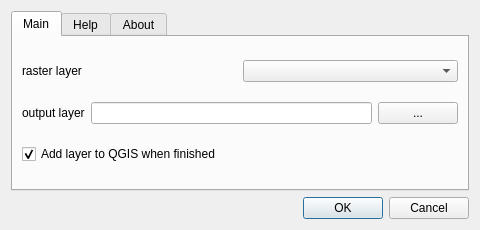
<?xml version="1.0" encoding="UTF-8"?>
<ui version="4.0">
 <class>SeismicSlopeDialogBase</class>
 <widget class="QDialog" name="SeismicSlopeDialogBase">
  <property name="geometry">
   <rect>
    <x>0</x>
    <y>0</y>
    <width>480</width>
    <height>230</height>
   </rect>
  </property>
  <property name="windowTitle">
   <string>Seismic slope tool</string>
  </property>
  <layout class="QGridLayout" name="gridLayout">
   <item row="0" column="0">
    <widget class="QTabWidget" name="tabWidget">
     <property name="currentIndex">
      <number>0</number>
     </property>
     <widget class="QWidget" name="tab">
      <attribute name="title">
       <string>Main</string>
      </attribute>
      <layout class="QVBoxLayout" name="verticalLayout">
       <item>
        <layout class="QHBoxLayout" name="horizontalLayout">
         <item>
          <widget class="QLabel" name="label">
           <property name="text">
            <string>raster layer</string>
           </property>
          </widget>
         </item>
         <item>
          <widget class="QComboBox" name="rasterCombo"/>
         </item>
        </layout>
       </item>
       <item>
        <layout class="QHBoxLayout" name="horizontalLayout_2">
         <item>
          <widget class="QLabel" name="label_2">
           <property name="text">
            <string>output layer</string>
           </property>
          </widget>
         </item>
         <item>
          <widget class="QLineEdit" name="shapeSave"/>
         </item>
         <item>
          <widget class="QPushButton" name="shapeButton">
           <property name="text">
            <string>...</string>
           </property>
          </widget>
         </item>
        </layout>
       </item>
       <item>
        <widget class="QCheckBox" name="autoload">
         <property name="text">
          <string>Add layer to QGIS when finished</string>
         </property>
         <property name="checked">
          <bool>true</bool>
         </property>
        </widget>
       </item>
      </layout>
     </widget>
     <widget class="QWidget" name="tab_2">
      <attribute name="title">
       <string>Help</string>
      </attribute>
      <layout class="QGridLayout" name="gridLayout_2">
       <item row="0" column="0">
        <widget class="QTextBrowser" name="textBrowser_2">
         <property name="html">
          <string>&lt;!DOCTYPE HTML PUBLIC &quot;-//W3C//DTD HTML 4.0//EN&quot; &quot;http://www.w3.org/TR/REC-html40/strict.dtd&quot;&gt;
&lt;html&gt;&lt;head&gt;&lt;meta name=&quot;qrichtext&quot; content=&quot;1&quot; /&gt;&lt;style type=&quot;text/css&quot;&gt;
p, li { white-space: pre-wrap; }
&lt;/style&gt;&lt;/head&gt;&lt;body style=&quot; font-family:'Ubuntu'; font-size:11pt; font-weight:400; font-style:normal;&quot;&gt;
&lt;p style=&quot; margin-top:0px; margin-bottom:0px; margin-left:0px; margin-right:0px; -qt-block-indent:0; text-indent:0px;&quot;&gt;The scope of this plugin is to contribute to the creation of a vector layer for processing topographical, geological, geophysical and geo-technical data aimed at&lt;span style=&quot; text-decoration: underline;&quot;&gt; level 1 seismic microzonation&lt;/span&gt; map, through the use of QGIS.&lt;/p&gt;
&lt;p style=&quot;-qt-paragraph-type:empty; margin-top:0px; margin-bottom:0px; margin-left:0px; margin-right:0px; -qt-block-indent:0; text-indent:0px;&quot;&gt;&lt;br /&gt;&lt;/p&gt;
&lt;p style=&quot; margin-top:0px; margin-bottom:0px; margin-left:0px; margin-right:0px; -qt-block-indent:0; text-indent:0px;&quot;&gt;This plugin is really simple to use. It allow to create a polygon shapefile from which features intersecting areas with slope greater than 15 degrees will&lt;/p&gt;
&lt;p style=&quot; margin-top:0px; margin-bottom:0px; margin-left:0px; margin-right:0px; -qt-block-indent:0; text-indent:0px;&quot;&gt;be extracted.&lt;/p&gt;&lt;/body&gt;&lt;/html&gt;</string>
         </property>
        </widget>
       </item>
      </layout>
     </widget>
     <widget class="QWidget" name="tab_3">
      <attribute name="title">
       <string>About</string>
      </attribute>
      <layout class="QGridLayout" name="gridLayout_3">
       <item row="0" column="0">
        <widget class="QTextBrowser" name="textBrowser">
         <property name="html">
          <string>&lt;!DOCTYPE HTML PUBLIC &quot;-//W3C//DTD HTML 4.0//EN&quot; &quot;http://www.w3.org/TR/REC-html40/strict.dtd&quot;&gt;
&lt;html&gt;&lt;head&gt;&lt;meta name=&quot;qrichtext&quot; content=&quot;1&quot; /&gt;&lt;style type=&quot;text/css&quot;&gt;
p, li { white-space: pre-wrap; }
&lt;/style&gt;&lt;/head&gt;&lt;body style=&quot; font-family:'Ubuntu'; font-size:11pt; font-weight:400; font-style:normal;&quot;&gt;
&lt;p style=&quot; margin-top:0px; margin-bottom:0px; margin-left:0px; margin-right:0px; -qt-block-indent:0; text-indent:0px;&quot;&gt;This plugin have been developed as master thesis in Petroleum Geology at University of Perugia in 2016. Teacher and plugin developer is &lt;span style=&quot; font-weight:600;&quot;&gt;Prof. Pierluigi De Rosa &lt;/span&gt;CEO&lt;span style=&quot; font-weight:600;&quot;&gt; &lt;/span&gt;at&lt;span style=&quot; font-weight:600;&quot;&gt; &lt;/span&gt;&lt;a href=&quot;www.gfosservices.it&quot;&gt;&lt;span style=&quot; text-decoration: underline; color:#0000ff;&quot;&gt;Gfosservices&lt;/span&gt;&lt;/a&gt; office.&lt;/p&gt;
&lt;p style=&quot;-qt-paragraph-type:empty; margin-top:0px; margin-bottom:0px; margin-left:0px; margin-right:0px; -qt-block-indent:0; text-indent:0px;&quot;&gt;&lt;br /&gt;&lt;/p&gt;
&lt;p style=&quot; margin-top:0px; margin-bottom:0px; margin-left:0px; margin-right:0px; -qt-block-indent:0; text-indent:0px;&quot;&gt;mail:&lt;/p&gt;
&lt;p style=&quot; margin-top:0px; margin-bottom:0px; margin-left:0px; margin-right:0px; -qt-block-indent:0; text-indent:0px;&quot;&gt;pierluigi.derosa@unipg.it&lt;/p&gt;
&lt;p style=&quot; margin-top:0px; margin-bottom:0px; margin-left:0px; margin-right:0px; -qt-block-indent:0; text-indent:0px;&quot;&gt;pierluigi.derosa@gfosservices.it&lt;/p&gt;&lt;/body&gt;&lt;/html&gt;</string>
         </property>
        </widget>
       </item>
      </layout>
     </widget>
    </widget>
   </item>
   <item row="1" column="0">
    <widget class="QDialogButtonBox" name="button_box">
     <property name="orientation">
      <enum>Qt::Horizontal</enum>
     </property>
     <property name="standardButtons">
      <set>QDialogButtonBox::Cancel|QDialogButtonBox::Ok</set>
     </property>
    </widget>
   </item>
  </layout>
 </widget>
 <resources/>
 <connections>
  <connection>
   <sender>button_box</sender>
   <signal>accepted()</signal>
   <receiver>SeismicSlopeDialogBase</receiver>
   <slot>accept()</slot>
   <hints>
    <hint type="sourcelabel">
     <x>20</x>
     <y>20</y>
    </hint>
    <hint type="destinationlabel">
     <x>20</x>
     <y>20</y>
    </hint>
   </hints>
  </connection>
  <connection>
   <sender>button_box</sender>
   <signal>rejected()</signal>
   <receiver>SeismicSlopeDialogBase</receiver>
   <slot>reject()</slot>
   <hints>
    <hint type="sourcelabel">
     <x>20</x>
     <y>20</y>
    </hint>
    <hint type="destinationlabel">
     <x>20</x>
     <y>20</y>
    </hint>
   </hints>
  </connection>
 </connections>
</ui>
